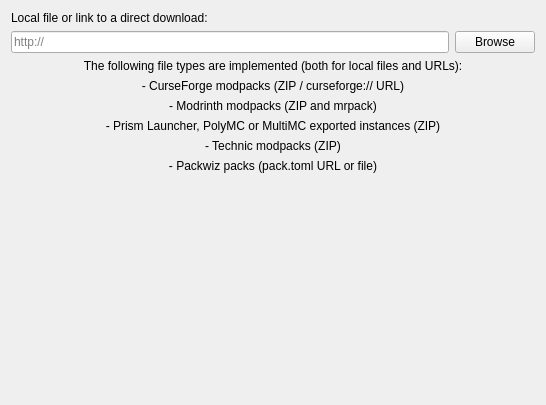
<?xml version="1.0" encoding="UTF-8"?>
<ui version="4.0">
 <class>ImportPage</class>
 <widget class="QWidget" name="ImportPage">
  <property name="geometry">
   <rect>
    <x>0</x>
    <y>0</y>
    <width>546</width>
    <height>405</height>
   </rect>
  </property>
  <layout class="QGridLayout" name="gridLayout">
   <item row="2" column="0">
    <widget class="QLineEdit" name="modpackEdit">
     <property name="placeholderText">
      <string notr="true">http://</string>
     </property>
    </widget>
   </item>
   <item row="2" column="1">
    <widget class="QPushButton" name="modpackBtn">
     <property name="text">
      <string>Browse</string>
     </property>
    </widget>
   </item>
   <item row="3" column="0" rowspan="2" colspan="2">
    <layout class="QVBoxLayout" name="verticalLayout">
     <item>
      <widget class="QLabel" name="label">
       <property name="text">
        <string>The following file types are implemented (both for local files and URLs):</string>
       </property>
       <property name="alignment">
        <set>Qt::AlignCenter</set>
       </property>
      </widget>
     </item>
     <item>
      <widget class="QLabel" name="label_5">
       <property name="text">
        <string>- CurseForge modpacks (ZIP / curseforge:// URL)</string>
       </property>
       <property name="alignment">
        <set>Qt::AlignCenter</set>
       </property>
      </widget>
     </item>
     <item>
      <widget class="QLabel" name="label_3">
       <property name="text">
        <string>- Modrinth modpacks (ZIP and mrpack)</string>
       </property>
       <property name="alignment">
        <set>Qt::AlignCenter</set>
       </property>
      </widget>
     </item>
     <item>
      <widget class="QLabel" name="label_2">
       <property name="text">
        <string>- Prism Launcher, PolyMC or MultiMC exported instances (ZIP)</string>
       </property>
       <property name="alignment">
        <set>Qt::AlignCenter</set>
       </property>
      </widget>
     </item>
     <item>
      <widget class="QLabel" name="label_4">
       <property name="text">
        <string>- Technic modpacks (ZIP)</string>
       </property>
       <property name="alignment">
        <set>Qt::AlignCenter</set>
       </property>
      </widget>
     </item>
     <item>
      <widget class="QLabel" name="label_6">
       <property name="text">
        <string>- Packwiz packs (pack.toml URL or file)</string>
       </property>
       <property name="alignment">
        <set>Qt::AlignCenter</set>
       </property>
      </widget>
     </item>
    </layout>
   </item>
   <item row="5" column="0" colspan="2">
    <spacer name="verticalSpacer">
     <property name="orientation">
      <enum>Qt::Vertical</enum>
     </property>
     <property name="sizeHint" stdset="0">
      <size>
       <width>20</width>
       <height>40</height>
      </size>
     </property>
    </spacer>
   </item>
   <item row="0" column="0" colspan="2">
    <widget class="QLabel" name="modpackLabel">
     <property name="text">
      <string>Local file or link to a direct download:</string>
     </property>
    </widget>
   </item>
  </layout>
 </widget>
 <resources/>
 <connections/>
</ui>
